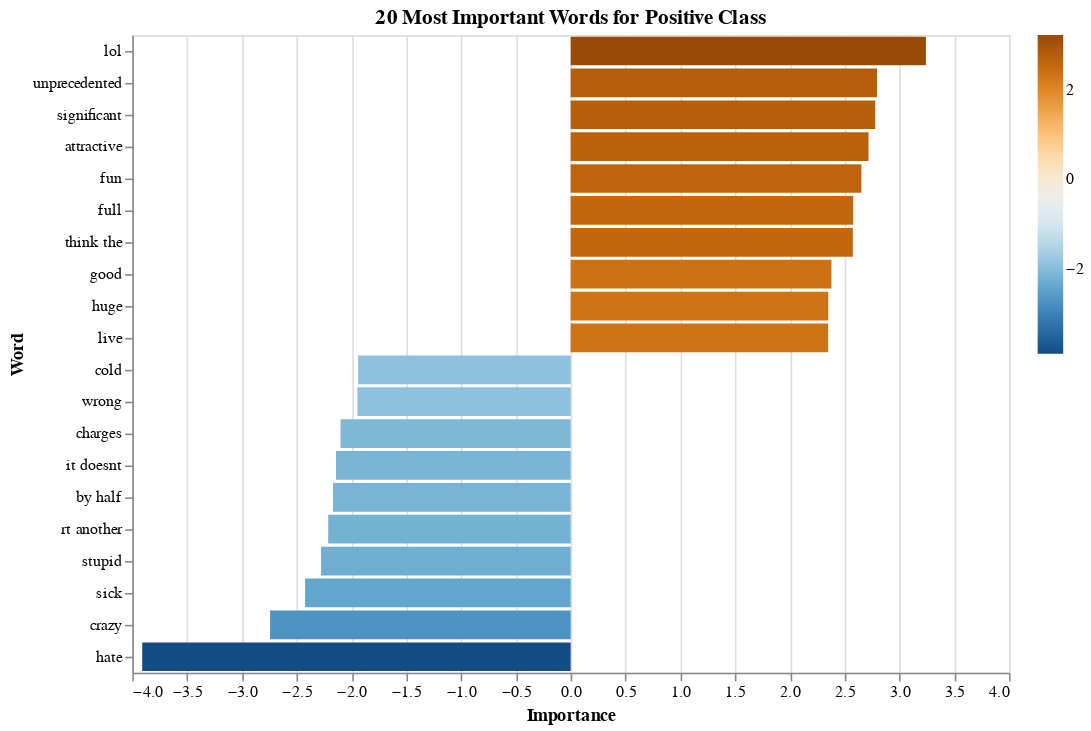

Notebook code cell kept with this figure:
### Code cell
# Positive importances
positive_importance = headsandtails(positive_coefficients.sort_values('coefs'))

positive_importance_chart = alt.Chart(
    positive_importance,
    title='20 Most Important Words for Positive Class'
).mark_bar().encode(
    x=alt.X('coefs', title = 'Importance', sort = None),
    y=alt.Y(
        'features',
        title = 'Word',
        sort=alt.EncodingSortField(
            field="coefs",  # The field to use for the sort
            order="descending"  # The order to sort in
        )
    ),
    color=alt.Color('coefs', title=None, scale=alt.Scale(scheme="blueorange")),
    tooltip=[
        alt.Tooltip('coefs', title='Importance'),
    ]
).properties(width=550)

positive_importance_chart

### Figure 1 — Vega-Lite specification as saved in the notebook (floating-point values rounded to 4 significant figures)
{"config": {"view": {"continuousWidth": 400, "continuousHeight": 300}}, "data": {"name": "data-c26af494aae2478206b28d5d2dbcabd1"}, "mark": "bar", "encoding": {"color": {"type": "quantitative", "field": "coefs", "scale": {"scheme": "blueorange"}, "title": null}, "tooltip": [{"type": "quantitative", "field": "coefs", "title": "Importance"}], "x": {"type": "quantitative", "field": "coefs", "sort": null, "title": "Importance"}, "y": {"type": "nominal", "field": "features", "sort": {"field": "coefs", "order": "descending"}, "title": "Word"}}, "title": "20 Most Important Words for Positive Class", "width": 550, "$schema": "https://vega.github.io/schema/vega-lite/v4.8.1.json", "datasets": {"data-c26af494aae2478206b28d5d2dbcabd1": [{"features": "hate", "coefs": -3.91}, {"features": "crazy", "coefs": -2.743}, {"features": "sick", "coefs": -2.423}, {"features": "stupid", "coefs": -2.277}, {"features": "rt another", "coefs": -2.212}, {"features": "by half", "coefs": -2.168}, {"features": "it doesnt", "coefs": -2.142}, {"features": "charges", "coefs": -2.1}, {"features": "wrong", "coefs": -1.946}, {"features": "cold", "coefs": -1.94}, {"features": "live", "coefs": 2.349}, {"features": "huge", "coefs": 2.35}, {"features": "good", "coefs": 2.38}, {"features": "think the", "coefs": 2.575}, {"features": "full", "coefs": 2.578}, {"features": "fun", "coefs": 2.653}, {"features": "attractive", "coefs": 2.718}, {"features": "significant", "coefs": 2.78}, {"features": "unprecedented", "coefs": 2.796}, {"features": "lol", "coefs": 3.242}]}}
